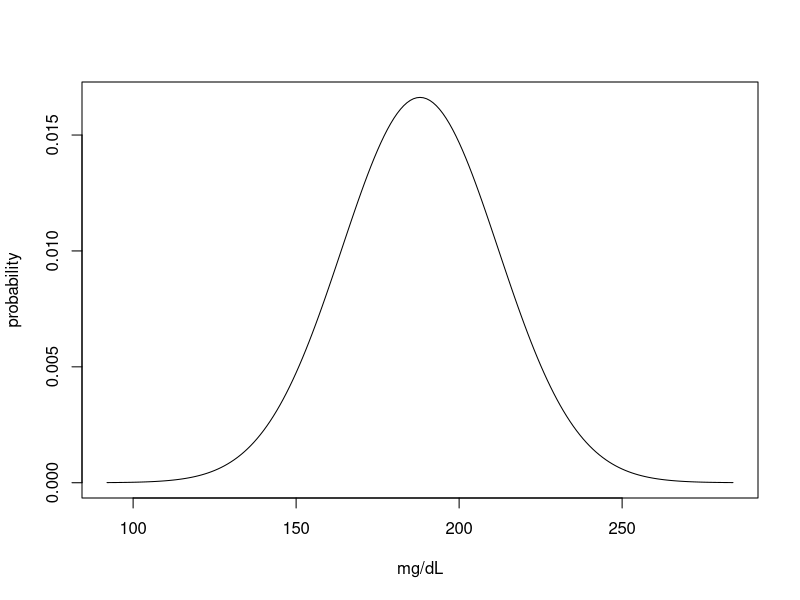

Here is the R script that generated this plot:
# 1)a)
dbinom(7,10,0.8)
#1)b)
1-pbinom(7,10,0.85)
dbinom(9,10,0.85) + dbinom(8,10,0.85) + dbinom(10,10,0.85)
#1)c)
sum(dbinom(0:10,10,0.8)*dbinom(0:10,10,0.85))
#2)
1-punif(57, 0, 60)
#3)a)1)
lambda = 27/22
dpois(0, lambda)
#3)a)2)
dpois(1, lambda)
#3)a)3)
1-sum(dpois(0:2, lambda))
#3)b)
qpois(0.995, lambda)
#5)a)
1-pnorm(40000, 32000, 2500)
#5)b)
pnorm(30000, 32000, 2500)
#5)c)
pnorm(35000, 32000, 2500)-pnorm(30000, 32000, 2500)
#5)d)
qnorm(0.75,32000,2500)-qnorm(0.25,32000,2500)
#5)e)
qnorm(1/25,32000,2500)
#6)a)
mean <- 188
s <- 24
x <- seq(mean-(4*s), mean+(4*s))
plot(x, dnorm(x, mean, s),  type = "l", xlab="mg/dL", ylab="probability")
#6)b)
1-pnorm(200,mean,s)
#6)c)
pnorm(170, mean,s)-pnorm(150, mean,s)
#6)d)
qnorm(0.75,mean,s)-qnorm(0.25,mean,s)
#6)e)
qnorm(0.85,mean,s)